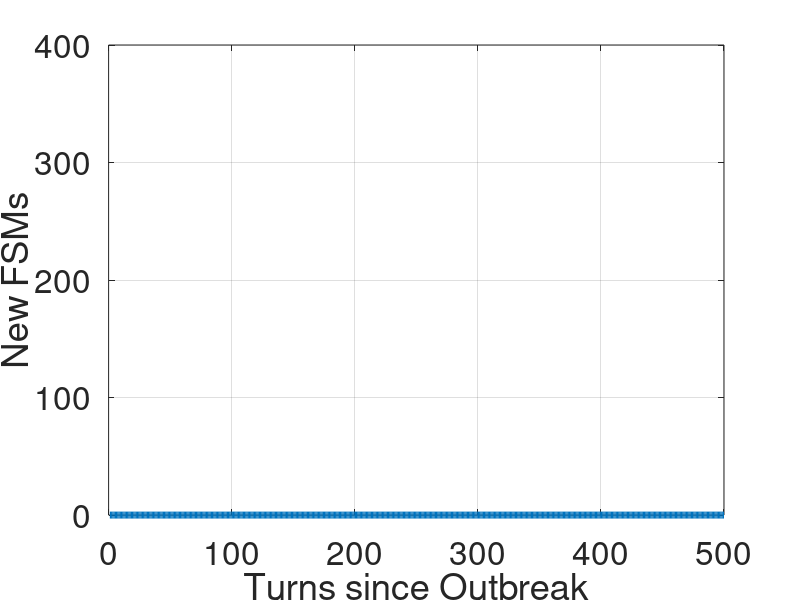

The MATLAB script that drew this image:
clear
clc
close all

n = 99;
m = 500;
fsm_data = zeros(m,1);
fsm_data_vacc = fsm_data;

for i=0:n
	fileTitle = strcat('../Feb17_run_',int2str(i));
	fileTitle = strcat(fileTitle,'.dat');
	fileTitle_vacc = strcat('../Feb17_run_vacc_',int2str(i));
	fileTitle_vacc = strcat(fileTitle_vacc,'.dat');
	if(exist(fileTitle))
		current = load(fileTitle);
		fsm_data += current(:,2)/(n+1);
	endif
	if(exist(fileTitle_vacc))
		current = load(fileTitle_vacc);
		fsm_data_vacc += current(:,2)/(n+1);
	endif
endfor

days = transpose([1:length(fsm_data)]);

figure(1);
hold on;
plot(days,fsm_data,'linewidth',5)
%plot(days,fsm_data_vacc)
axis([0 500 0 400])
xlabel('Turns since Outbreak','fontsize',24);
ylabel('New FSMs','fontsize',24);
set(gca(),'fontsize',24);
grid on;
box on;

print('Feb17_plot1.pdf','-dpdf')
